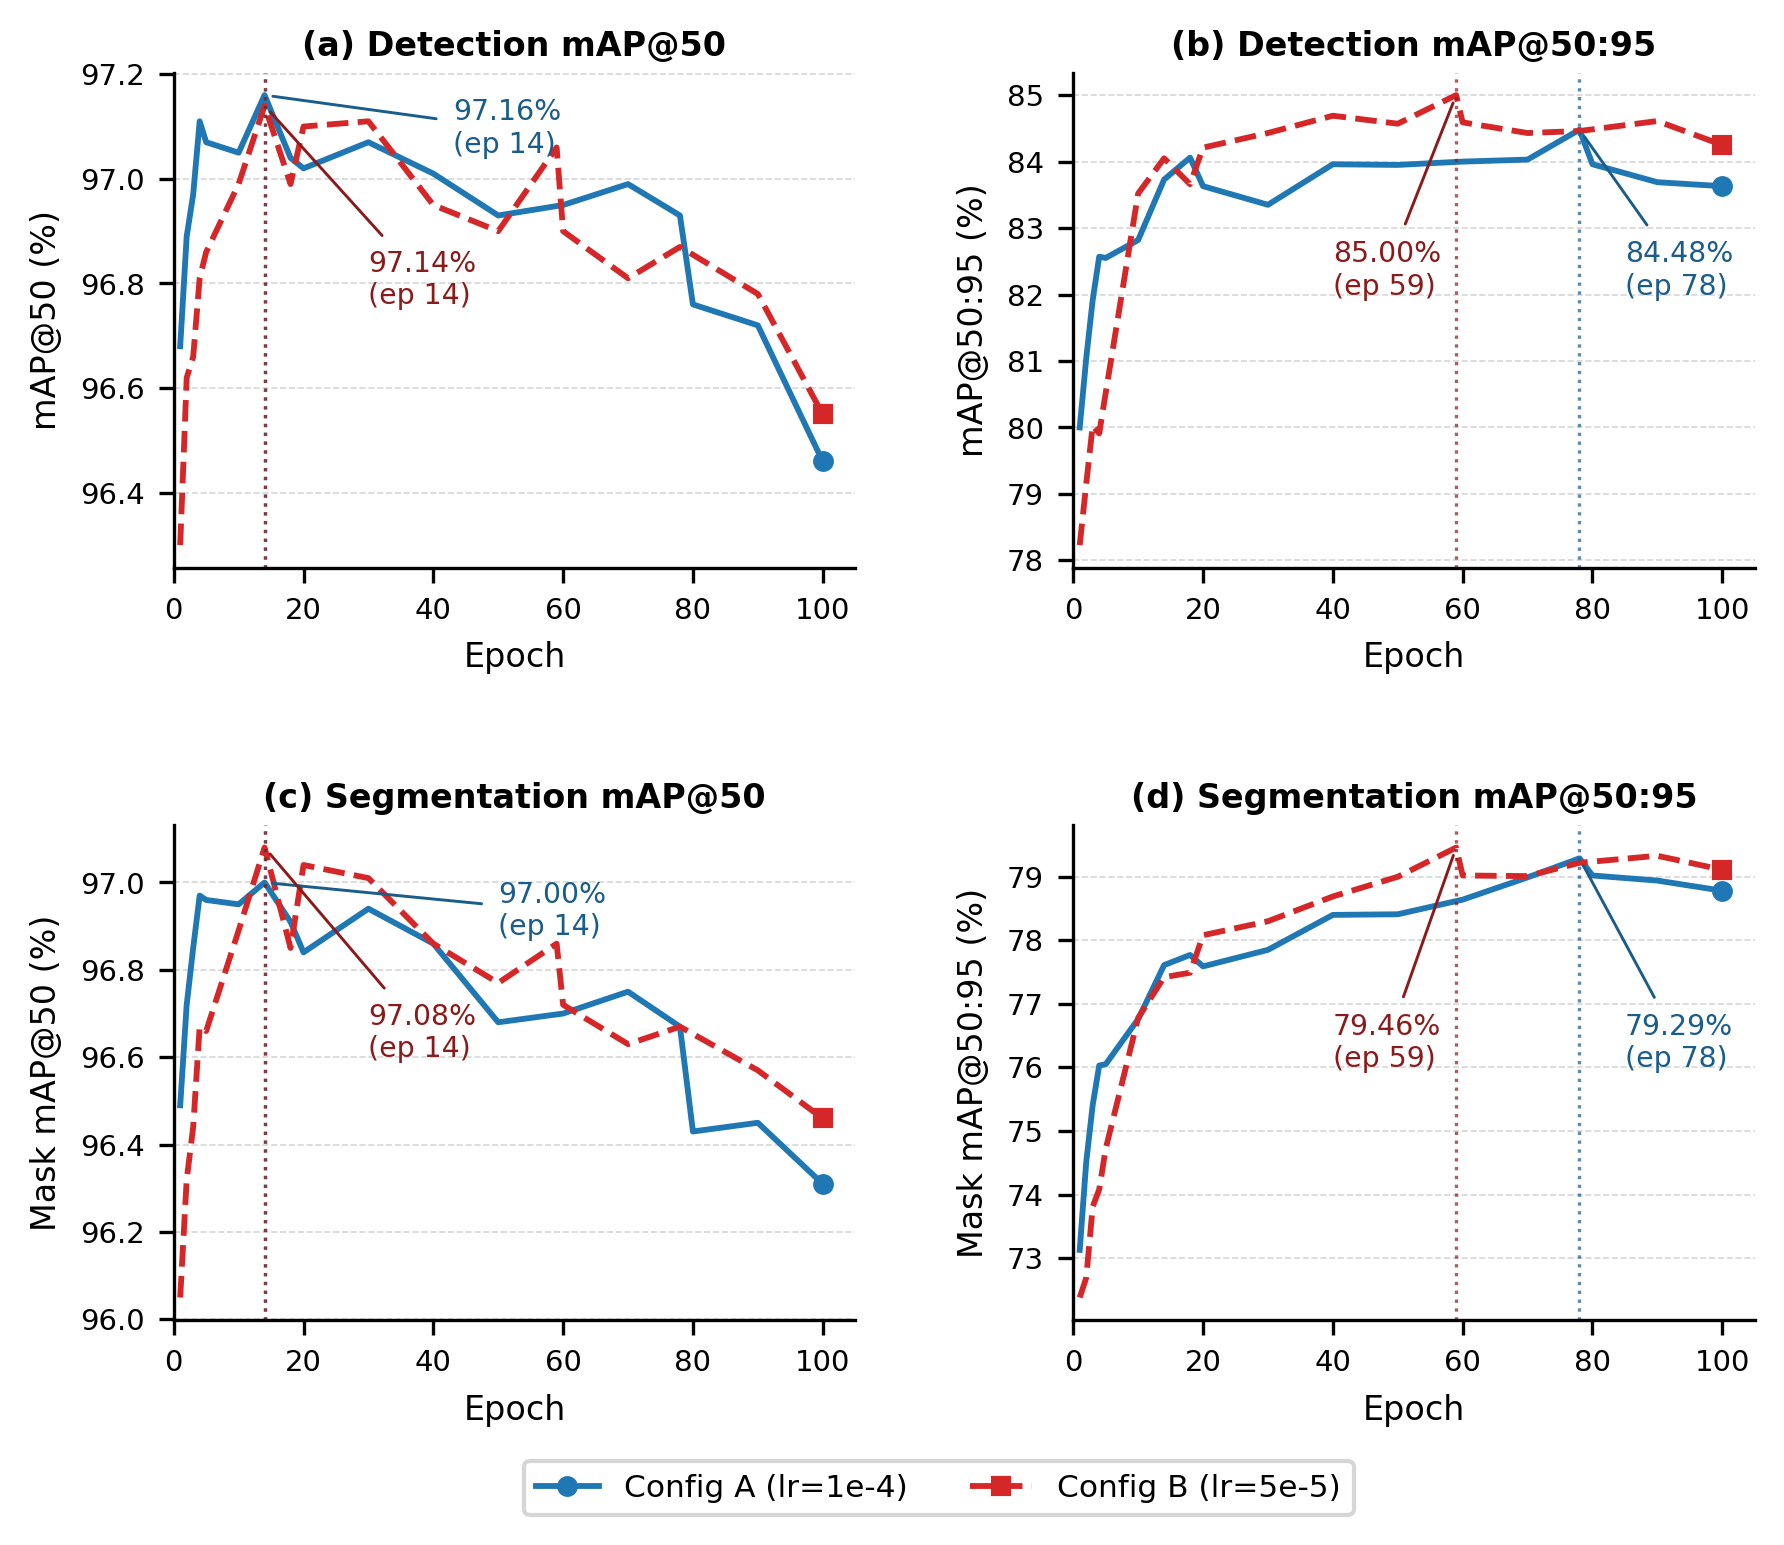

This figure's Python source:
"""
Figure 2 — RF-DETR-Seg Training Curves: Config A vs Config B
Outputs:  fig2_training_curves.pdf  (IEEE double-column ready)

Data sourced directly from Phase 3b report (Table 10.1 and 10.2).
Run: python fig2_training_curves.py
Requires: matplotlib, numpy
"""

import matplotlib

matplotlib.use("Agg")
import matplotlib.pyplot as plt
import matplotlib.ticker as ticker
import numpy as np

# ── Data from Phase 3b report, Tables 10.1 and 10.2 (EMA model) ──────────────
# Columns: epoch, det_map50, det_map5095, seg_map50, seg_map5095

config_a = [
    (1, 96.68, 80.00, 96.49, 73.13),
    (2, 96.89, 81.04, 96.72, 74.51),
    (3, 96.97, 81.92, 96.85, 75.41),
    (4, 97.11, 82.57, 96.97, 76.03),
    (5, 97.07, 82.55, 96.96, 76.05),
    (10, 97.05, 82.82, 96.95, 76.76),
    (14, 97.16, 83.73, 97.00, 77.61),
    (18, 97.04, 84.06, 96.91, 77.77),
    (20, 97.02, 83.63, 96.84, 77.59),
    (30, 97.07, 83.35, 96.94, 77.85),
    (40, 97.01, 83.96, 96.86, 78.40),
    (50, 96.93, 83.95, 96.68, 78.41),
    (60, 96.95, 84.00, 96.70, 78.64),
    (70, 96.99, 84.03, 96.75, 78.99),
    (78, 96.93, 84.48, 96.67, 79.29),
    (80, 96.76, 83.96, 96.43, 79.02),
    (90, 96.72, 83.69, 96.45, 78.94),
    (100, 96.46, 83.63, 96.31, 78.78),
]

config_b = [
    (1, 96.30, 78.23, 96.05, 72.38),
    (2, 96.62, 79.15, 96.32, 72.69),
    (3, 96.66, 80.03, 96.44, 73.81),
    (4, 96.81, 79.91, 96.67, 74.08),
    (5, 96.86, 80.52, 96.66, 74.72),
    (10, 96.99, 83.52, 96.89, 76.78),
    (14, 97.14, 84.05, 97.08, 77.42),
    (18, 96.99, 83.66, 96.85, 77.49),
    (20, 97.10, 84.21, 97.04, 78.08),
    (30, 97.11, 84.43, 97.01, 78.30),
    (40, 96.95, 84.69, 96.86, 78.69),
    (50, 96.90, 84.57, 96.77, 79.00),
    (59, 97.06, 85.00, 96.86, 79.46),
    (60, 96.90, 84.59, 96.72, 79.02),
    (70, 96.81, 84.43, 96.63, 79.01),
    (78, 96.87, 84.46, 96.67, 79.22),
    (90, 96.78, 84.61, 96.57, 79.33),
    (100, 96.55, 84.25, 96.46, 79.11),
]

a = np.array(config_a)
b = np.array(config_b)

ep_a, det50_a, det5095_a, seg50_a, seg5095_a = (
    a[:, 0],
    a[:, 1],
    a[:, 2],
    a[:, 3],
    a[:, 4],
)
ep_b, det50_b, det5095_b, seg50_b, seg5095_b = (
    b[:, 0],
    b[:, 1],
    b[:, 2],
    b[:, 3],
    b[:, 4],
)

# ── IEEE style constants ──────────────────────────────────────────────────────
COL_A = "#1f77b4"  # blue  — Config A
COL_B = "#d62728"  # red   — Config B
ANNO_A = "#1a5c8a"
ANNO_B = "#8b1a1a"
FS_TICK = 7
FS_LAB = 8
FS_LEG = 7.5
FS_ANNO = 6.8
LW = 1.4
MARKER = 5

# ── Figure: 2 rows × 2 cols ───────────────────────────────────────────────────
# Taller figure + more hspace to give each subplot room so annotations
# do not collide with the subplot title above.
fig, axes = plt.subplots(2, 2, figsize=(6.8, 5.4))
fig.subplots_adjust(hspace=0.52, wspace=0.32)

panels = [
    # (ax, x_a, y_a, x_b, y_b, ylabel, title, best_a, best_b, epoch_a, epoch_b)
    (
        axes[0, 0],
        ep_a,
        det50_a,
        ep_b,
        det50_b,
        "mAP@50 (%)",
        "(a) Detection mAP@50",
        97.16,
        97.14,
        14,
        14,
    ),
    (
        axes[0, 1],
        ep_a,
        det5095_a,
        ep_b,
        det5095_b,
        "mAP@50:95 (%)",
        "(b) Detection mAP@50:95",
        84.48,
        85.00,
        78,
        59,
    ),
    (
        axes[1, 0],
        ep_a,
        seg50_a,
        ep_b,
        seg50_b,
        "Mask mAP@50 (%)",
        "(c) Segmentation mAP@50",
        97.00,
        97.08,
        14,
        14,
    ),
    (
        axes[1, 1],
        ep_a,
        seg5095_a,
        ep_b,
        seg5095_b,
        "Mask mAP@50:95 (%)",
        "(d) Segmentation mAP@50:95",
        79.29,
        79.46,
        78,
        59,
    ),
]

# Per-panel custom annotation positions to guarantee no overlap with titles.
# Format: (text_x_a, text_y_a, text_x_b, text_y_b)
# Positive y offset = below the point; we place labels in the lower portion
# of each panel well away from the top title area.
anno_pos = {
    # Panel (a): both best epochs at ep 14, values are very close (97.16 vs 97.14)
    # Place A label to the left-below, B label to the right-below
    "(a) Detection mAP@50": (43, 97.05, 30, 96.76),
    # Panel (b): A best at ep 78 (84.48), B best at ep 59 (85.00)
    # Values sit in upper-mid range; place both labels in lower half of plot
    "(b) Detection mAP@50:95": (85, 82, 40, 82),
    # Panel (c): both best at ep 14; values very close (97.00 vs 97.08)
    "(c) Segmentation mAP@50": (50, 96.88, 30, 96.60),
    # Panel (d): A best at ep 78 (79.29), B best at ep 59 (79.46)
    "(d) Segmentation mAP@50:95": (85, 76, 40, 76),
}

for ax, xa, ya, xb, yb, ylabel, title, ba, bb, ea, eb in panels:
    ax.plot(
        xa,
        ya,
        color=COL_A,
        lw=LW,
        marker="o",
        ms=MARKER - 1,
        markevery=[-1],
        label="Config A (lr=1e-4)",
    )
    ax.plot(
        xb,
        yb,
        color=COL_B,
        lw=LW,
        marker="s",
        ms=MARKER - 1,
        markevery=[-1],
        linestyle="--",
        label="Config B (lr=5e-5)",
    )

    # Vertical dotted lines at best epochs
    ax.axvline(ea, color=ANNO_A, lw=0.8, ls=":", alpha=0.7)
    ax.axvline(eb, color=ANNO_B, lw=0.8, ls=":", alpha=0.7)

    # Per-panel annotation positions — no collision with titles
    tx_a, ty_a, tx_b, ty_b = anno_pos[title]

    ax.annotate(
        f"{ba:.2f}%\n(ep {ea})",
        xy=(ea, ba),
        xytext=(tx_a, ty_a),
        fontsize=FS_ANNO,
        color=ANNO_A,
        arrowprops=dict(arrowstyle="-", color=ANNO_A, lw=0.7, shrinkA=2, shrinkB=2),
    )
    ax.annotate(
        f"{bb:.2f}%\n(ep {eb})",
        xy=(eb, bb),
        xytext=(tx_b, ty_b),
        fontsize=FS_ANNO,
        color=ANNO_B,
        arrowprops=dict(arrowstyle="-", color=ANNO_B, lw=0.7, shrinkA=2, shrinkB=2),
    )

    ax.set_xlabel("Epoch", fontsize=FS_LAB)
    ax.set_ylabel(ylabel, fontsize=FS_LAB)
    ax.set_title(title, fontsize=FS_LAB, fontweight="bold", pad=4)
    ax.tick_params(labelsize=FS_TICK)
    ax.xaxis.set_major_locator(ticker.MultipleLocator(20))
    ax.grid(axis="y", lw=0.4, alpha=0.5, linestyle="--")
    ax.set_xlim(0, 105)
    ax.spines["top"].set_visible(False)
    ax.spines["right"].set_visible(False)

# Single shared legend below the figure
handles, labels = axes[0, 0].get_legend_handles_labels()
fig.legend(
    handles,
    labels,
    loc="lower center",
    ncol=2,
    fontsize=FS_LEG,
    frameon=True,
    bbox_to_anchor=(0.5, -0.02),
    edgecolor="#cccccc",
)

fig.savefig("fig2_training_curves.pdf", bbox_inches="tight", dpi=300, format="pdf")
fig.savefig("fig2_training_curves.png", bbox_inches="tight", dpi=300)
print("Saved: fig2_training_curves.pdf + .png")
